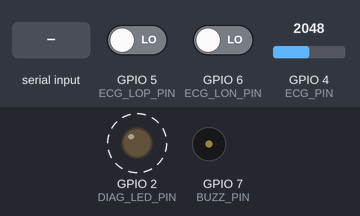
Recording of a sketch running on a simulated ESP32-S3. On the bench: output pins drawn as LEDs (lit = HIGH), buzzer (waves = sounding, pin HIGH). Dashed ring = blinking. The test bench sets the inputs (shaded band); at power-on: GPIO 4 (ECG_PIN) = 2048, GPIO 5 (ECG_LOP_PIN) LOW, GPIO 6 (ECG_LON_PIN) LOW (analog values on the 0–4095 scale). I2S audio is not simulated (input reads silence); what the sketch prints to the serial monitor is not drawn.

Above: at 1.7 s.
1.8 s: "B" received over Serial
At 2.05 s:
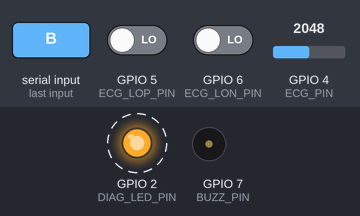
4.8 s: "B" received over Serial
At 4.97 s:
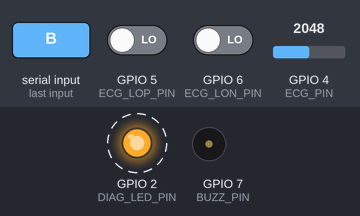
Timing chart, 0 to 20.8 s (numbered marks = the images above; inputs shaded):
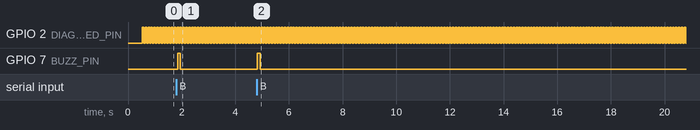

Measured:
- after the input at 1.8 s, GPIO 7 (BUZZ_PIN): LOW → HIGH after 0.05 s, → LOW 0.10 s later
- after the input at 4.8 s, GPIO 7 (BUZZ_PIN): LOW → HIGH at once, → LOW 0.10 s later
- by itself, GPIO 2 (DIAG_LED_PIN): alternates HIGH for 0.05 s and LOW for 0.05 s

The sketch:

auriscore_i2s_capture_2mic_ecg_v4.ino
```cpp
/*
 * AurisCore - I2S DUAL mic (organ + noise) + EKG AD8232 + klik sinkron -> Serial (biner)
 * Board target: ESP32-S3
 * FIRMWARE v4 "ecg"  (turunan LANGSUNG dari ..._v3_blockseq.ino)
 *
 * TUJUAN: uji auskultasi jantung BERSAMAAN dengan EKG pada SATU jam (esp_timer),
 * sehingga posisi R-peak (EKG) dan S1/S2 (audio) dapat dibandingkan dalam milidetik.
 * Jalur audio (pin, I2S, DMA 32x256, 32->16 bit, urutan L,R, baud 921600) TIDAK DISENTUH.
 *
 * YANG BARU dibanding v3
 * ---------------------------------------------------------------------------
 * 1) EKG: esp_timer periodik 500 Hz (tiap 2000 us) membaca ADC1 (rata-rata 4 bacaan,
 *    12 bit) + status LO+/LO-, memberi CAP WAKTU PER SAMPEL (esp_timer, mikrodetik).
 *    Sampel disimpan di ring buffer lalu dikirim di blok audio berikutnya.
 *    Bit 12 = LO+ (elektroda lepas), bit 13 = LO-. Bit 0-11 = nilai ADC (0..4095).
 * 2) KLIK SINKRON: Python mengirim byte 'B' lewat serial -> buzzer di BUZZ_PIN berbunyi
 *    100 ms. Waktu esp_timer saat pin dinaikkan dicatat dan dikirim di header blok.
 *    Bunyinya tertangkap mic -> menera hubungan "waktu audio" <-> "waktu esp_timer"
 *    (verifikasi independen atas estimasi perangkat lunak).
 * 3) FORMAT BLOK v4 (little-endian), header 24 byte:
 *      [0..3]   magic  A5 5A C3 4C  (SENGAJA beda dari v3 ...3C dan v2)
 *      [4]      versi = 4
 *      [5]      flags: bit0 = Serial.write blok SEBELUMNYA terpotong
 *                      bit1 = ring EKG meluap sejak blok sebelumnya (sampel EKG hilang)
 *                      bit2 = ada klik sinkron: field [18..21] berisi waktunya
 *      [6..7]   jumlah int16 audio (L+R terpisah; normal 1024)
 *      [8..11]  nomor blok uint32
 *      [12..15] cap waktu uint32 us (esp_timer, segera setelah i2s_read selesai)
 *      [16..17] jumlah sampel EKG dalam blok (normal ~16)
 *      [18..21] cap waktu klik sinkron uint32 us (0 bila bit2 = 0)
 *      [22..23] CRC-16/CCITT-FALSE atas byte [4..21] + SELURUH payload
 *    Payload: audio int16 (L,R,...) lalu rekaman EKG: {uint32 t_us, uint16 nilai} x n.
 *    Overhead: ~16 rekaman x 6 byte + 24 = ~120 byte per blok (utilisasi serial
 *    ~70% -> ~73,5% pada 921600 baud).
 *
 * WIRING (tambahan; mic TIDAK diubah):
 *   AD8232  GND -> GND | 3.3V -> 3V3 (+0.1uF dekat modul) | OUTPUT -> GPIO4
 *           LO+ -> GPIO5 | LO- -> GPIO6 | SDN -> 3V3
 *   Buzzer aktif 3V: GPIO7 -> 1k -> basis NPN (BC547/2N2222/S8050), emitor GND,
 *           kolektor -> buzzer(-), buzzer(+) -> 3V3. (Buzzer <=15 mA boleh langsung dari GPIO.)
 *   Letakkan buzzer 5-10 cm dari chestpiece dan mic noise (mic noise yang terbuka ke udara
 *   mendengarnya paling jelas).
 *   Mic: SCK->GPIO16, WS->GPIO18, SD (digabung)->GPIO17, organ L/R->GND, noise L/R->3V3.
 *
 * PASANGAN PYTHON: record_from_esp32_v6_2mic_ecg.py. Setelah upload JANGAN buka Serial Monitor.
 *
 * CATATAN YANG JUJUR: pembuatan frame (CRC, urutan byte, rekaman EKG) diuji di komputer dengan
 * mengompilasi LANGSUNG blok di antara penanda BEGIN/END FRAMING. Pembacaan ADC, timer, GPIO,
 * buzzer dan I2S/DMA di board BELUM bisa diuji dari sini: cek "Ringkasan integritas EKG" dan
 * "Verifikasi sinkron" pada rekaman pertama sebelum mempercayai angka apa pun.
 */

#include <driver/i2s.h>
#include <WiFi.h>
#include <esp_bt.h>
#include <esp_timer.h>
#include <string.h>

// ===================== GANTI SESUAI WIRING =====================
#define I2S_WS_PIN    18
#define I2S_SD_PIN    17
#define I2S_SCK_PIN   16
#define ECG_PIN       4      // ADC1_CH3 (JANGAN pakai pin ADC2)
#define ECG_LOP_PIN   5      // AD8232 LO+
#define ECG_LON_PIN   6      // AD8232 LO-
#define BUZZ_PIN      7
// ===============================================================

#define SAMPLE_RATE      16000
#define I2S_PORT         I2S_NUM_0
#define BUF_LEN          1024
#define DMA_BUF_COUNT    32
#define DMA_BUF_LEN      256
#define SERIAL_BAUD      921600
#define DIAG_LED_PIN     2

#define ECG_PERIOD_US    2000      // 500 Hz
#define ECG_OVERSAMPLE   4
#define ECG_RING         512       // pangkat dua; 1,02 s
#define ECG_MAX_PER_BLOCK 64
#define BUZZ_DURATION_US 100000

// ---- BEGIN FRAMING (bagian ini diuji di host; jangan taruh kode Arduino di dalamnya) ----
static const uint8_t SYNC_MAGIC[4] = { 0xA5, 0x5A, 0xC3, 0x4C };
#define FMT_VERSION   4
#define HDR_LEN       24
#define ECG_REC_BYTES 6
#define FLAG_PREV_SHORT_WRITE 0x01
#define FLAG_ECG_OVERFLOW     0x02
#define FLAG_SYNC_EVENT       0x04

static uint16_t crcTable[256];

static void crcInit(void) {
  for (int i = 0; i < 256; i++) {
    uint16_t c = (uint16_t)(i << 8);
    for (int k = 0; k < 8; k++) c = (c & 0x8000) ? (uint16_t)((c << 1) ^ 0x1021) : (uint16_t)(c << 1);
    crcTable[i] = c;
  }
}

// CRC-16/CCITT-FALSE (poly 0x1021, init 0xFFFF, tanpa refleksi/xorout)
static uint16_t crc16(uint16_t crc, const uint8_t *d, size_t n) {
  while (n--) crc = (uint16_t)((crc << 8) ^ crcTable[((crc >> 8) ^ *d++) & 0xFF]);
  return crc;
}

// Susun satu frame ke tx[]. raw = hasil i2s_read (int32 interleaved L,R,...), nInt32 genap.
// ecgT/ecgV = nEcg rekaman EKG (cap waktu us, nilai 16 bit). tEvt = waktu klik sinkron
// (hanya bermakna bila flags memuat FLAG_SYNC_EVENT). Mengembalikan panjang total byte.
static size_t buildFrame(uint8_t *tx, const int32_t *raw, size_t nInt32,
                         uint32_t seq, uint32_t tUs, uint8_t flags,
                         const uint32_t *ecgT, const uint16_t *ecgV, size_t nEcg,
                         uint32_t tEvt) {
  memcpy(tx, SYNC_MAGIC, 4);
  tx[4]  = FMT_VERSION;
  tx[5]  = flags;
  tx[6]  = (uint8_t)(nInt32 & 0xFF);
  tx[7]  = (uint8_t)((nInt32 >> 8) & 0xFF);
  tx[8]  = (uint8_t)(seq & 0xFF);
  tx[9]  = (uint8_t)((seq >> 8) & 0xFF);
  tx[10] = (uint8_t)((seq >> 16) & 0xFF);
  tx[11] = (uint8_t)((seq >> 24) & 0xFF);
  tx[12] = (uint8_t)(tUs & 0xFF);
  tx[13] = (uint8_t)((tUs >> 8) & 0xFF);
  tx[14] = (uint8_t)((tUs >> 16) & 0xFF);
  tx[15] = (uint8_t)((tUs >> 24) & 0xFF);
  tx[16] = (uint8_t)(nEcg & 0xFF);
  tx[17] = (uint8_t)((nEcg >> 8) & 0xFF);
  tx[18] = (uint8_t)(tEvt & 0xFF);
  tx[19] = (uint8_t)((tEvt >> 8) & 0xFF);
  tx[20] = (uint8_t)((tEvt >> 16) & 0xFF);
  tx[21] = (uint8_t)((tEvt >> 24) & 0xFF);
  uint8_t *p = tx + HDR_LEN;
  for (size_t i = 0; i < nInt32; i++) {
    int16_t s = (int16_t)(raw[i] >> 16);          // sama dgn v2/v3: 16 bit teratas
    p[2 * i]     = (uint8_t)((uint16_t)s & 0xFF);
    p[2 * i + 1] = (uint8_t)(((uint16_t)s >> 8) & 0xFF);
  }
  uint8_t *e = p + 2 * nInt32;
  for (size_t i = 0; i < nEcg; i++) {
    uint32_t t = ecgT[i]; uint16_t v = ecgV[i];
    e[6 * i]     = (uint8_t)(t & 0xFF);
    e[6 * i + 1] = (uint8_t)((t >> 8) & 0xFF);
    e[6 * i + 2] = (uint8_t)((t >> 16) & 0xFF);
    e[6 * i + 3] = (uint8_t)((t >> 24) & 0xFF);
    e[6 * i + 4] = (uint8_t)(v & 0xFF);
    e[6 * i + 5] = (uint8_t)((v >> 8) & 0xFF);
  }
  size_t payload = nInt32 * 2 + nEcg * ECG_REC_BYTES;
  uint16_t crc = crc16(0xFFFF, tx + 4, 18);
  crc = crc16(crc, p, payload);
  tx[22] = (uint8_t)(crc & 0xFF);
  tx[23] = (uint8_t)(crc >> 8);
  return HDR_LEN + payload;
}
// ---- END FRAMING ----

int32_t i2sBuffer[BUF_LEN];
uint8_t txBuffer[HDR_LEN + 2 * BUF_LEN + ECG_REC_BYTES * ECG_MAX_PER_BLOCK];
static uint32_t blockSeq = 0;
static uint8_t  nextFlags = 0;

// ---- EKG: ring buffer 1 produsen (callback timer) / 1 konsumen (loop) ----
typedef struct { uint32_t t; uint16_t v; } ecg_rec_t;
static ecg_rec_t ecgRing[ECG_RING];
static volatile uint32_t ecgHead = 0;        // hanya ditulis callback
static volatile uint32_t ecgTail = 0;        // hanya ditulis loop
static volatile uint8_t  ecgOverflow = 0;
static portMUX_TYPE evtMux = portMUX_INITIALIZER_UNLOCKED;
static volatile bool     buzzReq = false;
static bool              buzzOn = false;
static uint32_t          buzzOffAt = 0;
static uint32_t          evtT = 0;
static bool              evtPending = false;

static void ecgTimerCb(void *arg) {
  uint32_t t = (uint32_t)esp_timer_get_time();
  uint32_t acc = 0;
  for (int k = 0; k < ECG_OVERSAMPLE; k++) acc += (uint32_t)analogRead(ECG_PIN);
  uint16_t v = (uint16_t)((acc + ECG_OVERSAMPLE / 2) / ECG_OVERSAMPLE) & 0x0FFF;
  if (digitalRead(ECG_LOP_PIN)) v |= 0x1000;
  if (digitalRead(ECG_LON_PIN)) v |= 0x2000;
  if ((uint32_t)(ecgHead - ecgTail) >= ECG_RING) {
    ecgOverflow = 1;                          // sampel ini dibuang (ring penuh)
  } else {
    ecgRing[ecgHead & (ECG_RING - 1)].t = t;
    ecgRing[ecgHead & (ECG_RING - 1)].v = v;
    ecgHead = ecgHead + 1;
  }
  if (buzzReq && !buzzOn) {                   // klik sinkron
    uint32_t tb = (uint32_t)esp_timer_get_time();
    digitalWrite(BUZZ_PIN, HIGH);
    buzzOn = true; buzzReq = false;
    buzzOffAt = tb + BUZZ_DURATION_US;
    portENTER_CRITICAL(&evtMux); evtT = tb; evtPending = true; portEXIT_CRITICAL(&evtMux);
  } else if (buzzOn && (int32_t)((uint32_t)esp_timer_get_time() - buzzOffAt) >= 0) {
    digitalWrite(BUZZ_PIN, LOW);
    buzzOn = false;
  }
}

static void fatalBlink(void) {          // ~5 Hz selamanya = inisialisasi gagal
  for (;;) { digitalWrite(DIAG_LED_PIN, !digitalRead(DIAG_LED_PIN)); delay(100); }
}

void setup() {
  WiFi.mode(WIFI_OFF);
  btStop();
  esp_bt_controller_disable();

  pinMode(DIAG_LED_PIN, OUTPUT);
  digitalWrite(DIAG_LED_PIN, LOW);
  pinMode(BUZZ_PIN, OUTPUT);
  digitalWrite(BUZZ_PIN, LOW);
  pinMode(ECG_LOP_PIN, INPUT);
  pinMode(ECG_LON_PIN, INPUT);
  analogReadResolution(12);
  analogSetPinAttenuation(ECG_PIN, ADC_11db);

  crcInit();
  Serial.begin(SERIAL_BAUD);
  delay(500);

  i2s_config_t i2s_config = {
    .mode = (i2s_mode_t)(I2S_MODE_MASTER | I2S_MODE_RX),
    .sample_rate = SAMPLE_RATE,
    .bits_per_sample = I2S_BITS_PER_SAMPLE_32BIT,
    .channel_format = I2S_CHANNEL_FMT_RIGHT_LEFT,
    .communication_format = I2S_COMM_FORMAT_STAND_I2S,
    .intr_alloc_flags = ESP_INTR_FLAG_LEVEL1,
    .dma_buf_count = DMA_BUF_COUNT,
    .dma_buf_len = DMA_BUF_LEN,
    .use_apll = false
  };
  i2s_pin_config_t pin_config = {
    .bck_io_num = I2S_SCK_PIN,
    .ws_io_num = I2S_WS_PIN,
    .data_out_num = I2S_PIN_NO_CHANGE,
    .data_in_num = I2S_SD_PIN
  };
  if (i2s_driver_install(I2S_PORT, &i2s_config, 0, NULL) != ESP_OK) fatalBlink();
  if (i2s_set_pin(I2S_PORT, &pin_config) != ESP_OK) fatalBlink();

  esp_timer_create_args_t ta;
  memset(&ta, 0, sizeof(ta));
  ta.callback = &ecgTimerCb;
  ta.name = "ecg";
  esp_timer_handle_t h;
  if (esp_timer_create(&ta, &h) != ESP_OK) fatalBlink();
  if (esp_timer_start_periodic(h, ECG_PERIOD_US) != ESP_OK) fatalBlink();
}

void loop() {
  while (Serial.available()) {                         // perintah dari Python
    int c = Serial.read();
    if (c == 'B') buzzReq = true;
  }

  size_t bytesRead = 0;
  i2s_read(I2S_PORT, i2sBuffer, sizeof(i2sBuffer), &bytesRead, portMAX_DELAY);
  uint32_t tUs = (uint32_t)esp_timer_get_time();       // segera setelah baca selesai

  size_t n = bytesRead / sizeof(int32_t);
  n &= ~(size_t)1;
  if (n == 0) return;

  digitalWrite(DIAG_LED_PIN, !digitalRead(DIAG_LED_PIN));

  uint32_t eT[ECG_MAX_PER_BLOCK]; uint16_t eV[ECG_MAX_PER_BLOCK]; size_t nE = 0;
  uint32_t head = ecgHead;
  while (ecgTail != head && nE < ECG_MAX_PER_BLOCK) {
    uint32_t idx = ecgTail & (ECG_RING - 1);
    eT[nE] = ecgRing[idx].t; eV[nE] = ecgRing[idx].v; nE++;
    ecgTail = ecgTail + 1;
  }
  uint8_t flags = nextFlags;
  if (ecgOverflow) { flags |= FLAG_ECG_OVERFLOW; ecgOverflow = 0; }
  uint32_t tEvt = 0;
  portENTER_CRITICAL(&evtMux);
  if (evtPending) { tEvt = evtT; evtPending = false; flags |= FLAG_SYNC_EVENT; }
  portEXIT_CRITICAL(&evtMux);

  size_t len = buildFrame(txBuffer, i2sBuffer, n, blockSeq, tUs, flags, eT, eV, nE, tEvt);
  size_t w = Serial.write(txBuffer, len);
  nextFlags = (w != len) ? FLAG_PREV_SHORT_WRITE : 0;
  blockSeq++;
}

/*
 * BUDGET BAUD: tiap blok 2048 byte audio + 24 header + ~16 x 6 EKG = ~2168 byte per 32 ms
 *   = ~67.750 byte/s. Baud 921600 (8N1) = 92.160 byte/s -> utilisasi ~73,5%.
 * Bila celah serial meningkat dibanding v3, naikkan SERIAL_BAUD dan --baud Python bersama-sama.
 */
```
